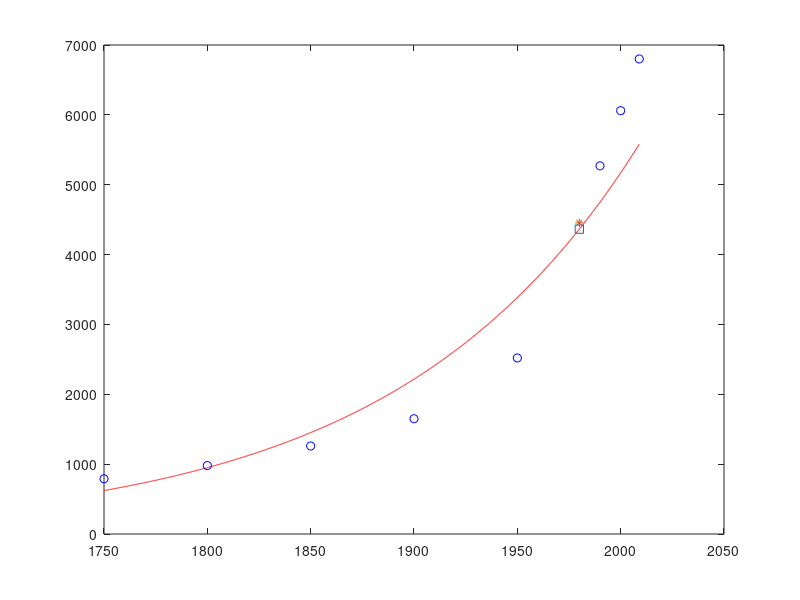
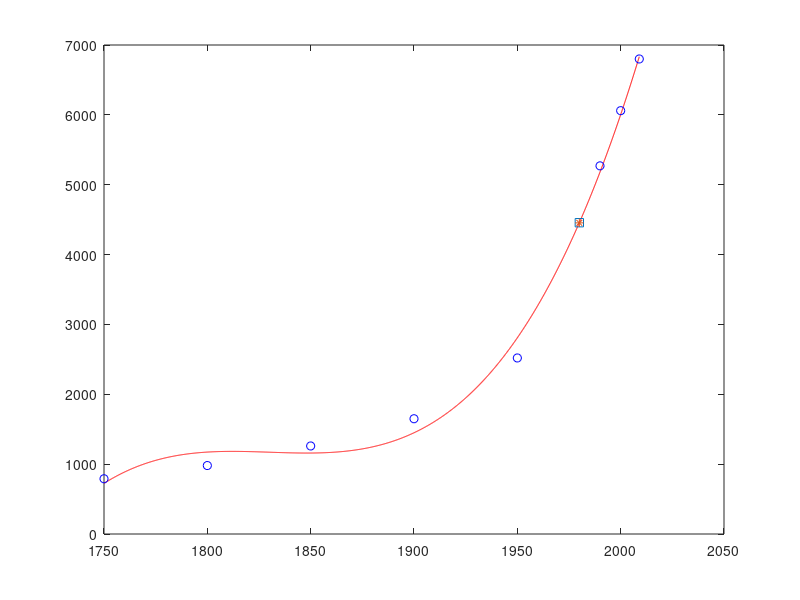
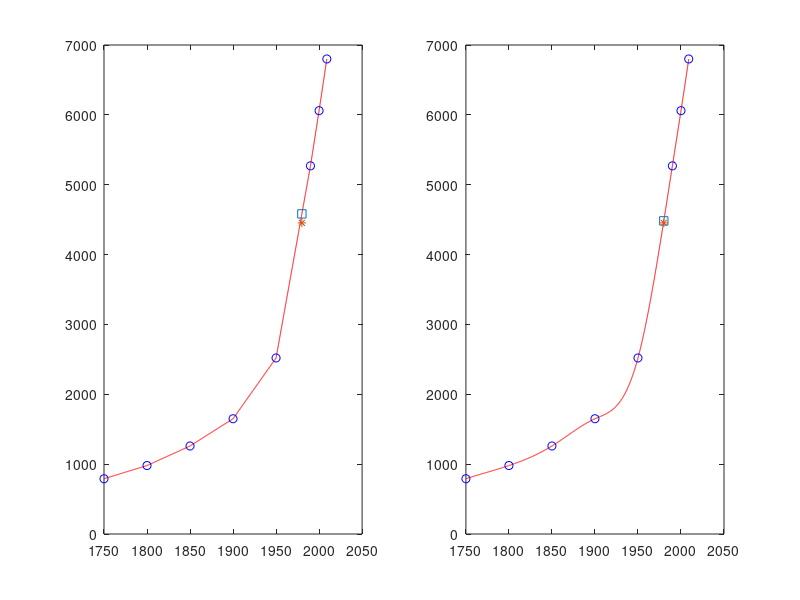

Write MATLAB code to recreate these figures, in order.
clc,clear
year=[1750,1800,1850,1900,1950,1990,2000,2009];
po=[791,980,1260,1650,2520,5270,6060,6800];
p=polyfit(year,log(po),1);
m=p(1);
b=exp(p(2));
y=@(x)b*exp(m*x);
po1980=y(1980);
po1980real=4453.8;
x=1750:0.1:2009;
figure
plot(x,y(x),'-r');hold on
plot(year,po,'ob')
plot(1980,po1980,'s');
plot(1980,po1980real,'*');
%%cau b
pb=polyfit(year,po,3);
po1980b=polyval(pb,1980);
y=polyval(pb,x);
figure
plot(x,y,'-r');hold on
plot(year,po,'ob')
plot(1980,po1980b,'s');
plot(1980,po1980real,'*');
%% cau c
pc1=interp1(year,po,x,'linear');
po1980c1=interp1(year,po,1980,'linear');
pc2=interp1(year,po,x,'spline');
po1980c2=interp1(year,po,1980,'spline');
figure
subplot(1,2,1)
plot(x,pc1,'-r');hold on
plot(year,po,'ob')
plot(1980,po1980c1,'s');
plot(1980,po1980real,'*');
subplot(1,2,2)
plot(x,pc2,'-r');hold on
plot(year,po,'ob')
plot(1980,po1980c2,'s');
plot(1980,po1980real,'*');
